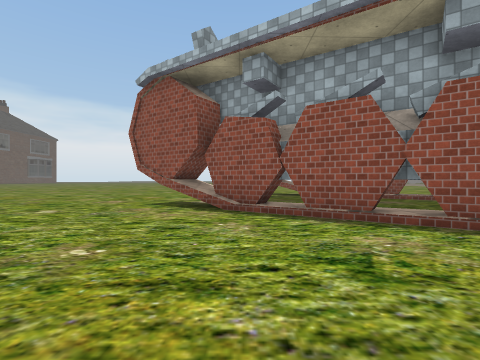
View 1 (above)

24 first-person views from a walk through a 3-D level made in the Unity game engine. The camera is 1.2 m above the floor, looks level and sees 85° across. The floor is counted in squares, 2 m on a side. Each view is taken from the middle of a square. On the plan, view 1 faces up. The plan holds only what a view shows up to about 9 squares ahead; the rest is blank. The place goes on beyond the plan. Some trees and plants on the terrain are drawn as simple stand-ins. The player character is not drawn. Some animated figures are left out. Door leaves are left out, so doorways stand open. Some surface patterns are stand-ins.

View 2
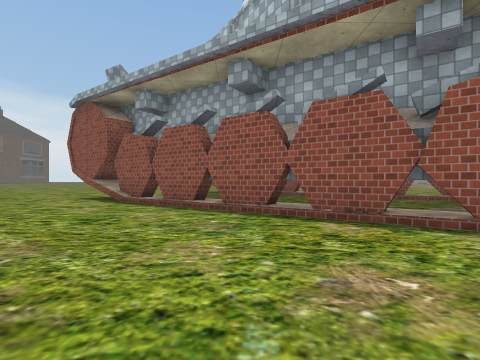

View 3
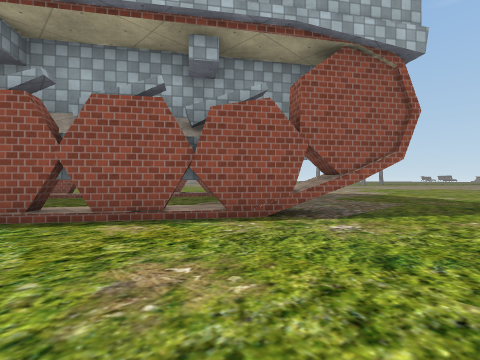

View 4
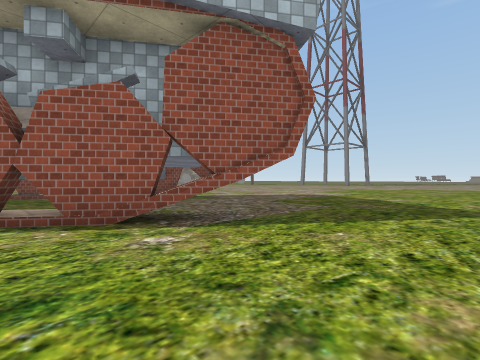

View 5
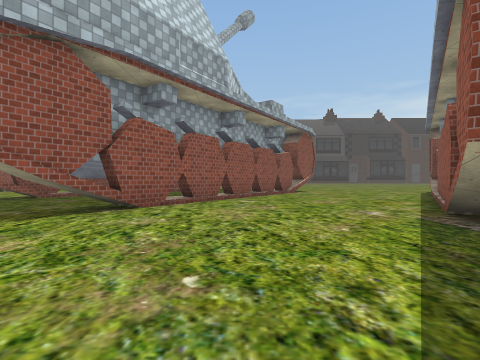

View 6
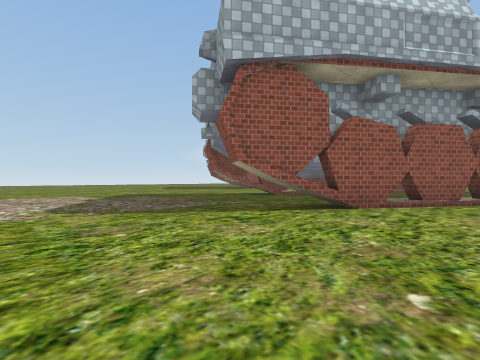

View 7
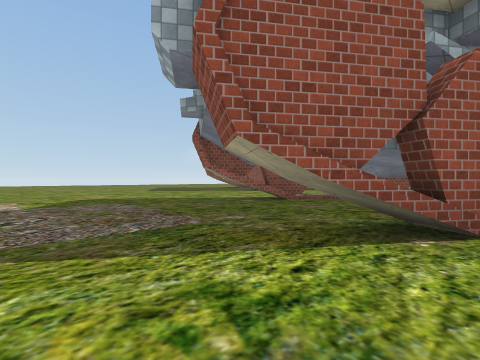

View 8
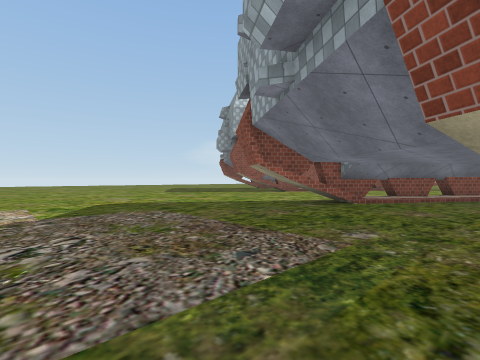

View 9
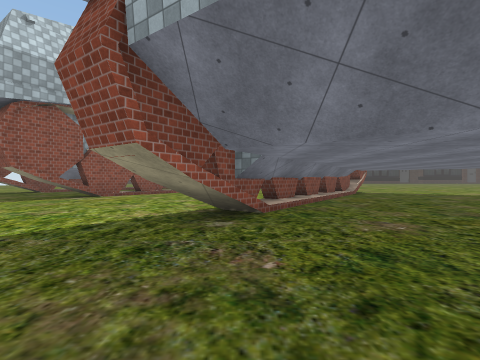

View 10
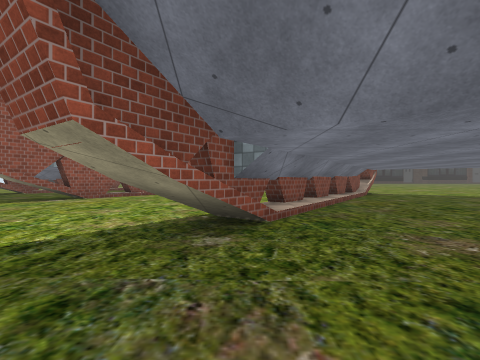

View 11
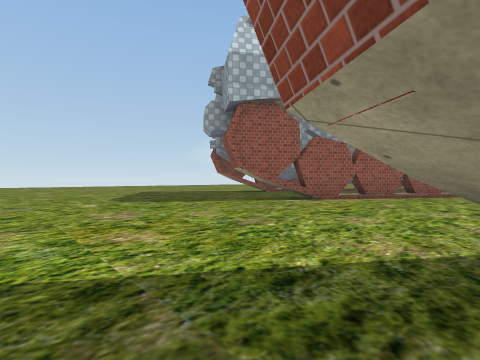

View 12
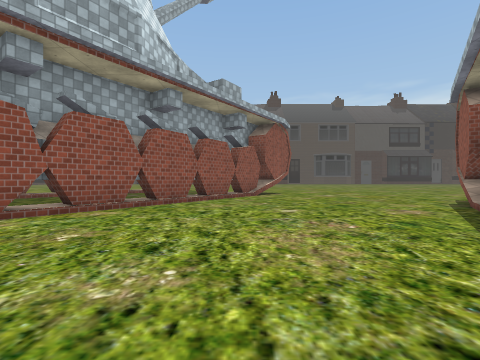

View 13
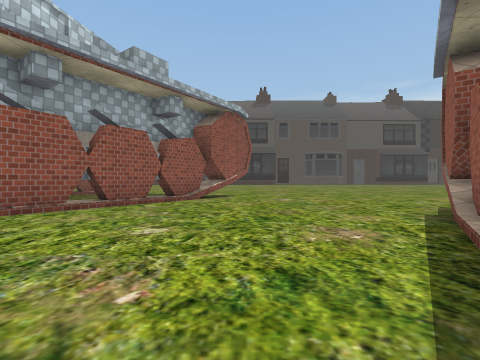

View 14
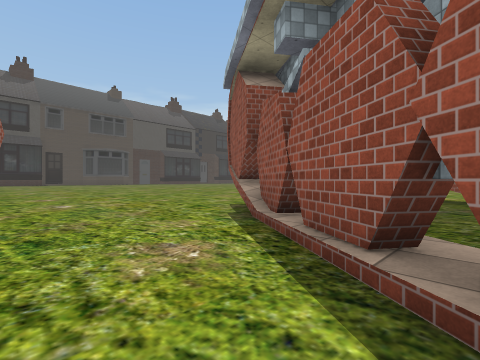

View 15
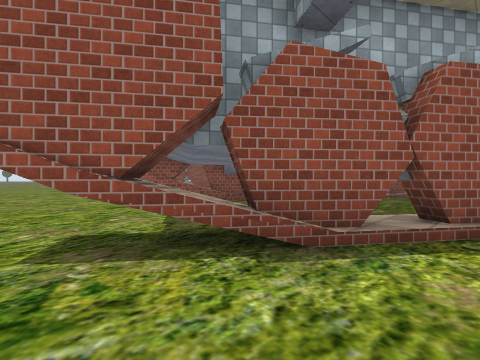

View 16
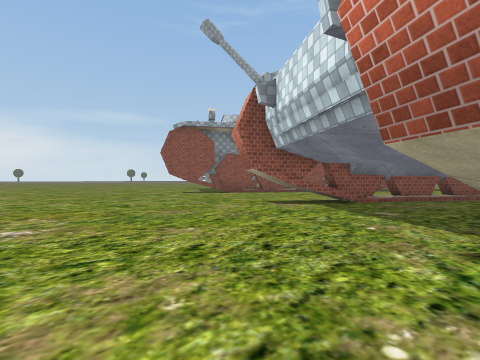

View 17
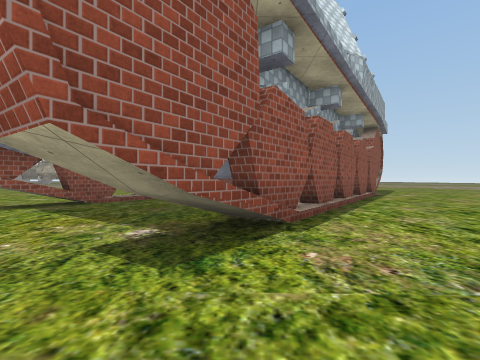

View 18
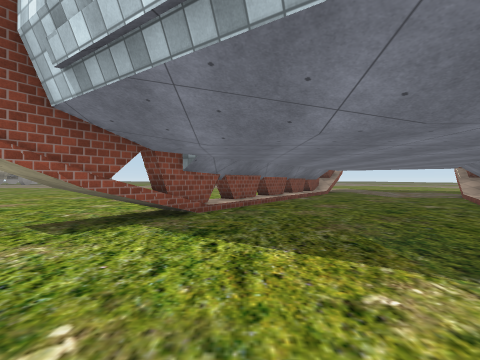

View 19
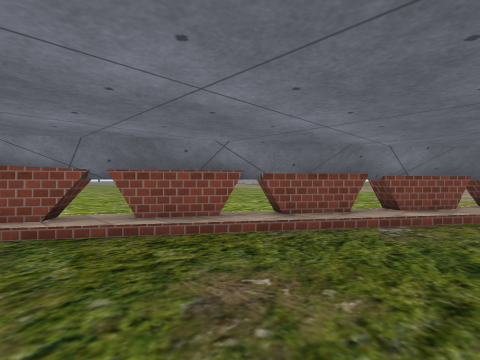

View 20
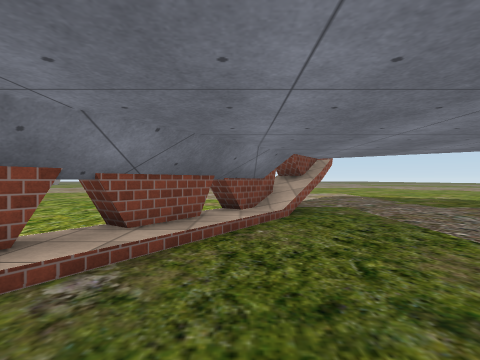

View 21
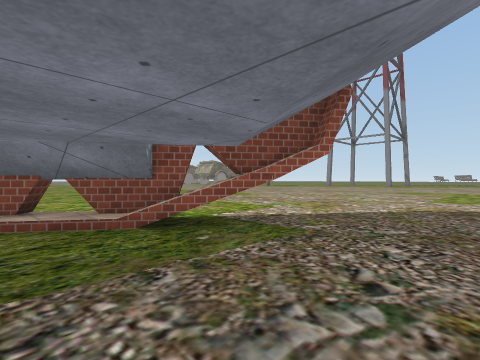

View 22
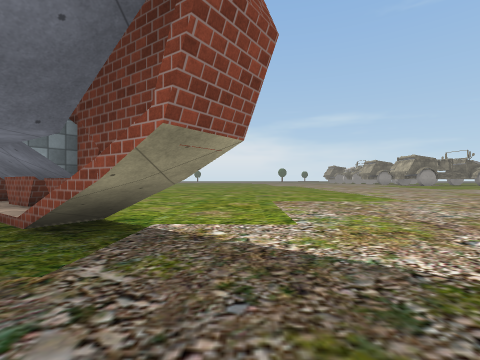

View 23
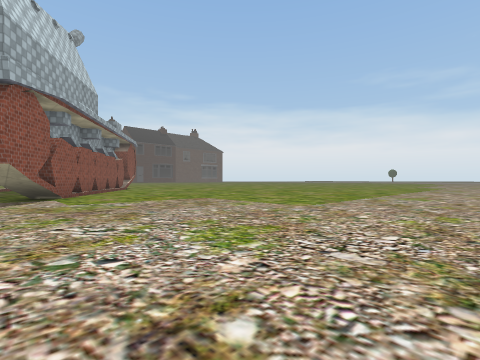

View 24
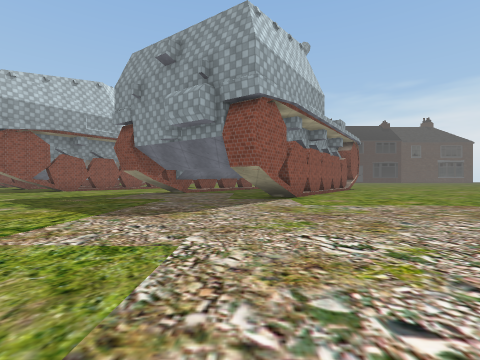

### Floor plan
Key: @ floor where view 1 was taken; # wall or solid block; . floor; = window, fence, low wall or low ledge; ^ raised ledge; T thing the floor can be seen under or through.
Columns run from 12 left of view 1 to 20 right of it. Each row starts with its distance up from view 1.
 12              T....  ...  .. .....
 11             .TTT.. ..............
 10            ...^TT................
  9      ...........TT...............
  8      .............##.............
  7     ......##.......##............
  6     .......=T.......###..........
  5    .........TT........^T.........
  4    ..........TTT.......T.........
  3    ............TT...............
  2    .............TTT...........
  1    ...............TT.........
  0    .....##^.@......TT.......
 -1    .......##................
 -2    .........##..............
 -3   ...........##............
 -4   ...TT.......###.......
 -5   ....TT........#T......
 -6  ......TTT.......^TT....
 -7 .........TT.......T.....
 -8 ..........T##...........
 -9   ..........##..........
-10   #..........##^........
-11   ###..........##.......
-12     ##..................
-13      ###...............
-14        ##..............
-15         ###...........

Where each view was taken, in squares from view 1:
view 1: 0 up, 0 right, facing up
view 2: 2 down, 3 right, facing up
view 3: 2 down, 3 right, facing up-right
view 4: 3 down, 5 right, facing up-right
view 5: 3 down, 11 right, facing left
view 6: 3 down, 11 right, facing down-left
view 7: 5 down, 9 right, facing down-left
view 8: 7 down, 9 right, facing down-left
view 9: 10 down, 7 right, facing left
view 10: 10 down, 6 right, facing left
view 11: 11 down, 5 right, facing down-left
view 12: 11 down, 1 right, facing left
view 13: 9 down, 1 left, facing left
view 14: 9 down, 2 left, facing up-left
view 15: 7 down, 7 left, facing up-right
view 16: 4 down, 9 left, facing up-right
view 17: 6 up, 4 left, facing right
view 18: 9 up, 2 left, facing right
view 19: 6 up, 3 right, facing up-right
view 20: 6 up, 5 right, facing right
view 21: 2 up, 8 right, facing up-right
view 22: 2 up, 12 right, facing up
view 23: 4 up, 20 right, facing up-left
view 24: 4 up, 19 right, facing left
